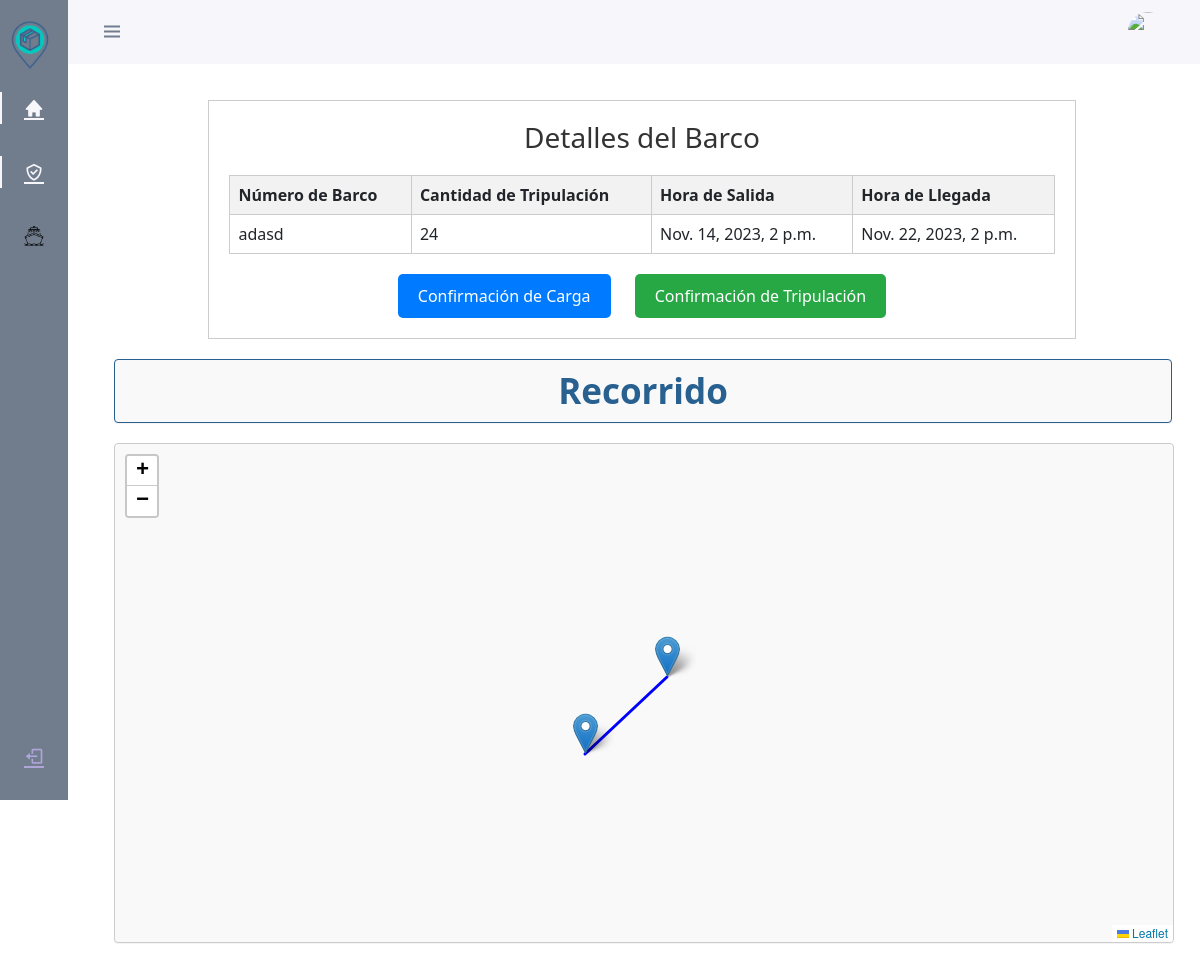
/barco/, run on the app's committed database.
### app/models.py (models this page shows)
class Barco(models.Model):
    numero_barco = models.CharField(max_length=6)
    nombre_completo_capitan = models.CharField(max_length=50)
    rut_capitan = models.CharField(max_length=10, default='0')
    cantidad_tripulacion = models.IntegerField()
    peso_carga = models.CharField(max_length=3, default='0')
    hora_salida = models.DateTimeField()
    hora_regreso = models.DateTimeField()

### app/views.py (the view)
# urls.py: path('barco/', barco, name='barco'),
def barco(request):
    primer_barco = Barco.objects.first()
    context = {
        'barco': primer_barco  # Pasando el primer barco a la plantilla
    }
    return render(request, 'app/barco.html', context)

### app/templates/app/barco.html (shortened to what this page needs)
{% include 'app/base.html' %}
{% load django_bootstrap5 %}
{% load static %}
{% block contenido %}
<head>
    <link rel="stylesheet" href="https://unpkg.com/leaflet@1.7.1/dist/leaflet.css" />
</head>
<body id="barco1">
    <div class="container" id="contbarco">
        <h1 id="titleba">Detalles del Barco</h1>
        <table id="table1">
            <tr>
                <th class="a">Número de Barco</th>
                <th class="a">Cantidad de Tripulación</th>
                <th class="a">Hora de Salida</th>
                <th class="a">Hora de Llegada</th>
            </tr>
            <tr class="tr1">
                <td class="b">{{ barco.numero_barco }}</td>
                <td class="b">{{ barco.cantidad_tripulacion }}</td>
                <td class="b">{{ barco.hora_salida }}</td>
                <td class="b">{{ barco.hora_regreso }}</td>
            </tr>
        </table>
        <div class="buttons">
            <button class="btn-carga">Confirmación de Carga</button>
            <button class="btn-tripulacion">Confirmación de Tripulación</button>
        </div>
    </div>
    <div class="container" id="map-container">
        <h1 id="map-title" id="map-title">Recorrido</h1>
        <div id="map"></div>
    </div>
</body>
{% endblock %}

### app/static/app/css/styles.css (style rules this page uses)
body { position: relative; margin: var(--header-height) 0 0 0; padding: 0 1rem; font-family: var(--body-font); font-size: var(--normal-font-size); transition: 0.5s; }
@media screen and (min-width: 768px) { body { margin: calc(var(--header-height) + 1rem) 0 0 0; padding-left: calc(var(--nav-width) + 2rem); } }
#contbarco { margin-top: 100px; width: 80%; text-align: center; border: 1px solid #ccc; padding: 20px; }
#titleba { color: #333; font-size: 28px; margin-bottom: 20px; }
#table1 { width: 100%; border-collapse: collapse; border: 1px solid #ccc; }
.a { padding: 8px; border: 1px solid #ccc; background-color: #f2f2f2; }
.b { padding: 8px; border: 1px solid #ccc; }
.buttons { margin-top: 20px; text-align: center; }
.btn-carga, .btn-tripulacion { padding: 10px 20px; margin: 0 10px; border: none; border-radius: 5px; cursor: pointer; }
.btn-carga { background-color: #007bff; color: white; }
.btn-tripulacion { background-color: #28a745; color: white; }
#map { height: 500px; width: 100%; margin-top: 20px; margin-bottom: 20px; margin-left: 2px; margin-right: 100px; padding: 10px; border: 1px solid #ccc; border-radius: 4px; box-shadow: 0 1px 1px rgba(0, 0, 0, 0.05); background-color: #f9f9f9; }
#map-title { text-align: center; font-size: 35px; font-weight: bold; margin-bottom: 20px; margin-top: 20px; margin-left: 2px; margin-right: 0px; padding: 10px; border: 1px solid #ccc; border-radius: 4px; box-shadow: 0 1px 1px rgba(0, 0, 0, 0.05); background-color: #f9f9f9; color: #286090; border-color: #286090; }

### data on the page
Barco: numero_barco "adasd", cantidad_tripulacion "24", hora_salida "Nov. 14, 2023, 2 p.m.", hora_regreso "Nov. 22, 2023, 2 p.m."
